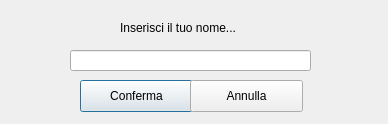
<?xml version="1.0" encoding="UTF-8"?>
<ui version="4.0">
 <class>Dialog</class>
 <widget class="QDialog" name="Dialog">
  <property name="geometry">
   <rect>
    <x>0</x>
    <y>0</y>
    <width>388</width>
    <height>124</height>
   </rect>
  </property>
  <property name="windowTitle">
   <string>Inserisci il tuo nome</string>
  </property>
  <widget class="QLineEdit" name="txtNome">
   <property name="geometry">
    <rect>
     <x>70</x>
     <y>50</y>
     <width>241</width>
     <height>21</height>
    </rect>
   </property>
  </widget>
  <widget class="QPushButton" name="btnConferma">
   <property name="geometry">
    <rect>
     <x>80</x>
     <y>80</y>
     <width>113</width>
     <height>32</height>
    </rect>
   </property>
   <property name="text">
    <string>Conferma</string>
   </property>
  </widget>
  <widget class="QPushButton" name="btnAnnulla">
   <property name="geometry">
    <rect>
     <x>190</x>
     <y>80</y>
     <width>113</width>
     <height>32</height>
    </rect>
   </property>
   <property name="text">
    <string>Annulla</string>
   </property>
  </widget>
  <widget class="QLabel" name="label">
   <property name="geometry">
    <rect>
     <x>120</x>
     <y>20</y>
     <width>131</width>
     <height>16</height>
    </rect>
   </property>
   <property name="text">
    <string>Inserisci il tuo nome...</string>
   </property>
  </widget>
 </widget>
 <resources/>
 <connections/>
</ui>
